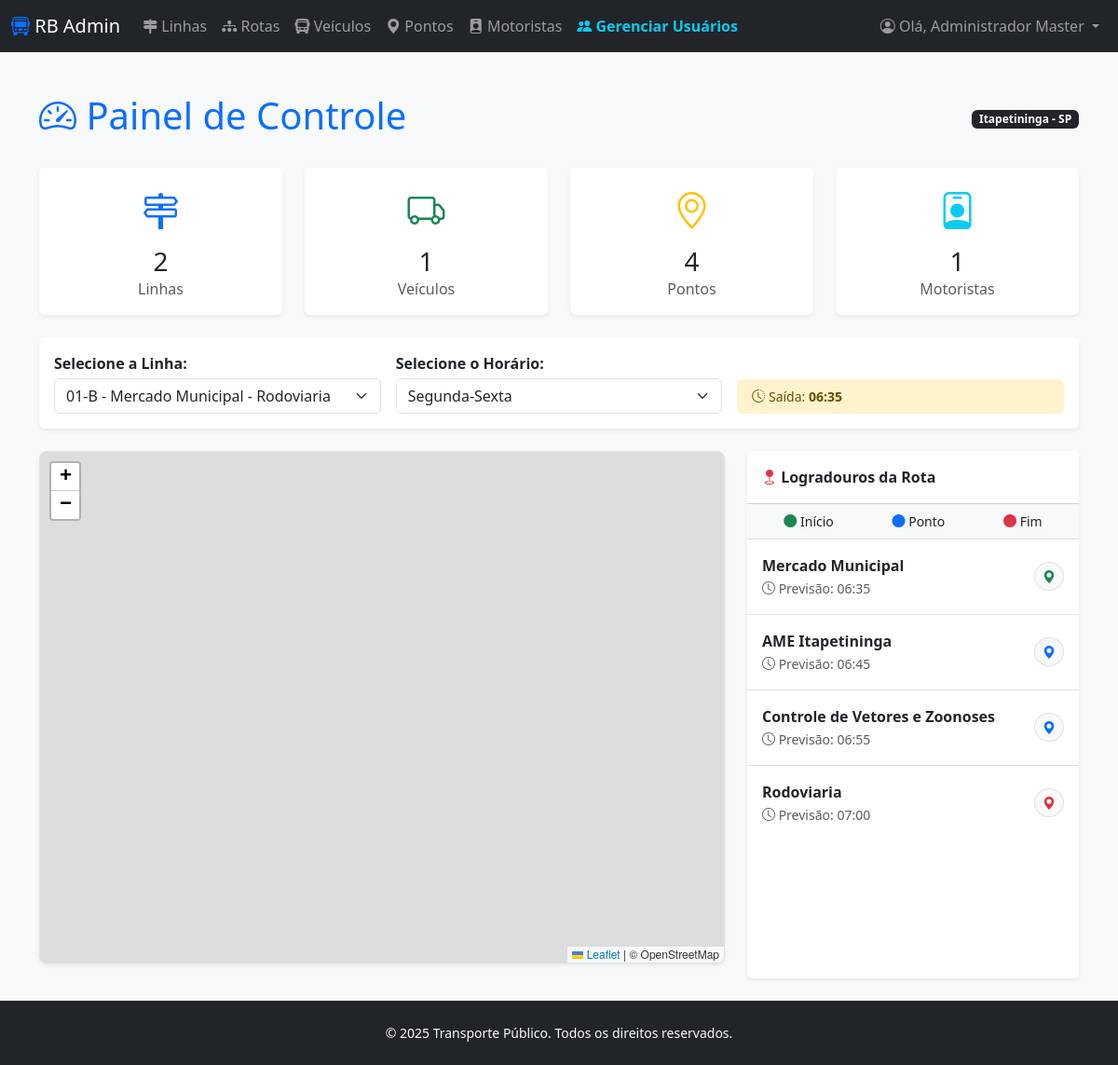
/admin/adm_options.php (signed in), run on the app's committed database.
### tables this page shows
CREATE TABLE tbhorario_programados (
    id_horario INT PRIMARY KEY AUTO_INCREMENT,
    id_linha INT NOT NULL,
    dia_semana VARCHAR(50) NOT NULL,  
    horario_partida TIME NOT NULL,
    FOREIGN KEY (id_linha) REFERENCES tblinhas(id_linha) ON DELETE CASCADE
);

CREATE TABLE tbrotas (
    id_rota INT PRIMARY KEY AUTO_INCREMENT,
    id_linha INT NOT NULL,   
    id_horario INT NOT NULL, 
    id_ponto INT NOT NULL,  
    ordem INT NOT NULL,     
    
    horario_previsto TIME DEFAULT NULL,  
    tipo_ponto VARCHAR(20) DEFAULT 'meio',  

     
    FOREIGN KEY (id_linha) REFERENCES tblinhas(id_linha) ON DELETE CASCADE,
    FOREIGN KEY (id_horario) REFERENCES tbhorario_programados(id_horario) ON DELETE CASCADE,
    FOREIGN KEY (id_ponto) REFERENCES tbpontos(id_ponto) ON DELETE CASCADE
);

CREATE TABLE tbpontos (
    id_ponto INT PRIMARY KEY AUTO_INCREMENT,
    nome VARCHAR(100) NOT NULL,
    latitude DECIMAL(10,6) NOT NULL,
    longitude DECIMAL(10,6) NOT NULL
);

### admin/page_inicial_adm.php (the view, shortened to what this page needs)
<?php
require_once ('../connections/db_connect.php');
function queryValue($conn, $sql) {
    $res = $conn->query($sql);
    return ($res) ? ($res->fetch_assoc()['t'] ?? 0) : 0;
}
$stats = [
    'linhas'            => queryValue($conn, "SELECT COUNT(*) AS t FROM tblinhas"),
    'veiculos_ativos'   => queryValue($conn, "SELECT COUNT(*) AS t FROM tbveiculos"),
    'pontos'            => queryValue($conn, "SELECT COUNT(*) AS t FROM tbpontos"),
    'motoristas_ativos' => queryValue($conn, "SELECT COUNT(*) AS t FROM tbmotoristas"),
];
$resLinhas = $conn->query("SELECT id_linha, codigo, nome FROM tblinhas ORDER BY nome");
$linhas = $resLinhas->fetch_all(MYSQLI_ASSOC);
$id_selecionado = isset($_GET['linha']) ? int_param($_GET['linha']) : (isset($linhas[0]) ? $linhas[0]['id_linha'] : 0);
$horarios_disponiveis = [];
$id_horario_atual = isset($_GET['horario']) ? int_param($_GET['horario']) : 0;
$pontosArray = [];
$info_horario_selecionado = null;
if ($id_selecionado > 0) {
    $sqlTodosHorarios = "SELECT id_horario, horario_partida, dia_semana
                         FROM tbhorario_programados
                         WHERE id_linha = ?
                         ORDER BY horario_partida ASC";
    $stmtH = $conn->prepare($sqlTodosHorarios);
    $stmtH->bind_param("i", $id_selecionado);
    $stmtH->execute();
    $horarios_disponiveis = $stmtH->get_result()->fetch_all(MYSQLI_ASSOC);
    if ($id_horario_atual == 0 && !empty($horarios_disponiveis)) {
        $id_horario_atual = $horarios_disponiveis[0]['id_horario'];
    }
    if ($id_horario_atual > 0) {
        foreach($horarios_disponiveis as $h) {
            if($h['id_horario'] == $id_horario_atual) {
                $info_horario_selecionado = $h;
                break;
            }
        }
        $sqlRota = "SELECT p.nome, p.latitude, p.longitude, r.tipo_ponto, r.horario_previsto
                    FROM tbrotas r
                    JOIN tbpontos p ON r.id_ponto = p.id_ponto
                    WHERE r.id_horario = ?
                    ORDER BY r.ordem ASC";
        $stmt = $conn->prepare($sqlRota);
        $stmt->bind_param("i", $id_horario_atual);
        $stmt->execute();
        $pontosArray = $stmt->get_result()->fetch_all(MYSQLI_ASSOC);
    }
}
?>
<!DOCTYPE html>
<html lang="pt-br">
<head>
    <link rel="stylesheet" href="../css/meu_estilo.css">
    <link rel="stylesheet" href="../css/bootstrap.css">
    <link rel="stylesheet" href="../css/bootstrap-icons.css">
    <link rel="stylesheet" href="https://unpkg.com/leaflet@1.9.4/dist/leaflet.css" />
</head>
<body class="bg-light">
<main class="container py-4">
    <div class="d-flex justify-content-between align-items-center mb-4">
        <h1 class="text-primary"><i class="bi bi-speedometer2 text-primary"></i> Painel de Controle</h1>
        <span class="badge bg-dark">Itapetininga - SP</span>
    </div>
    <div class="row g-4 mb-4">
        <?php
        $cards = [
            ['Linhas', $stats['linhas'], 'bi-signpost-2', 'primary'],
            ['Veículos', $stats['veiculos_ativos'], 'bi-truck', 'success'],
            ['Pontos', $stats['pontos'], 'bi-geo-alt', 'warning'],
            ['Motoristas', $stats['motoristas_ativos'], 'bi-person-badge', 'info']
        ];
        foreach($cards as $card): ?>
        <div class="col-sm-6 col-xl-3">
            <div class="card border-0 shadow-sm h-100">
                <div class="card-body text-center">
                    <i class="bi <?= $card[2] ?> fs-1 text-<?= $card[3] ?>"></i>
                    <h3 class="mt-2 mb-0"><?= $card[1] ?></h3>
                    <p class="text-muted mb-0"><?= $card[0] ?></p>
                </div>
            </div>
        </div>
        <?php endforeach; ?>
    </div>
    <div class="card mb-4 border-0 shadow-sm">
        <div class="card-body">
            <form method="GET" id="formFiltro" class="row g-3 align-items-end">
                <div class="col-md-4">
                    <label class="fw-bold mb-1">Selecione a Linha:</label>
                    <select name="linha" class="form-select" onchange="document.getElementById('horario_select').value=''; this.form.submit()">
                        <?php foreach ($linhas as $l): ?>
                            <option value="<?= $l['id_linha'] ?>" <?= $l['id_linha'] == $id_selecionado ? 'selected' : '' ?>>
                                <?= $l['codigo'] ?> - <?= $l['nome'] ?>
                            </option>
                        <?php endforeach; ?>
                    </select>
                </div>
                <div class="col-md-4">
                    <label class="fw-bold mb-1">Selecione o Horário:</label>
                    <select name="horario" id="horario_select" class="form-select" onchange="this.form.submit()">
                        <?php if (empty($horarios_disponiveis)): ?>
                            <option value="">Nenhum horário cadastrado</option>
                        <?php else: ?>
                            <?php foreach ($horarios_disponiveis as $h): ?>
                                <option value="<?= $h['id_horario'] ?>" <?= $h['id_horario'] == $id_horario_atual ? 'selected' : '' ?>>
                                    <?= ucfirst($h['dia_semana']) ?>
                                </option>
                            <?php endforeach; ?>
                        <?php endif; ?>
                    </select>
                </div>
                <?php if($info_horario_selecionado): ?>
                    <div class="col-md-4">
                        <div class="alert alert-warning m-0 py-2 small border-0">
                             <i class="bi bi-clock-history"></i> Saída: <strong><?= substr($info_horario_selecionado['horario_partida'], 0, 5) ?></strong>
                        </div>
                    </div>
                <?php endif; ?>
            </form>
        </div>
    </div>
    <div class="row g-4">
        <div class="col-lg-8">
            <div id="map" class="shadow-sm border"></div>
        </div>
        <div class="col-lg-4">
            <div class="card border-0 shadow-sm h-100">
                <div class="card-header bg-white fw-bold py-3">
                    <i class="bi bi-geo-fill text-danger"></i> Logradouros da Rota
                </div>
                <div class="p-2 bg-light border-bottom small d-flex justify-content-around">
                    <span><i class="bi bi-circle-fill text-success"></i> Início</span>
                    <span><i class="bi bi-circle-fill text-primary"></i> Ponto</span>
                    <span><i class="bi bi-circle-fill text-danger"></i> Fim</span>
                </div>
                <div class="scroll-lista">
                    <ul class="list-group list-group-flush">
                        <?php if (empty($pontosArray)): ?>
                            <li class="list-group-item text-center py-5 text-muted">
                                Nenhuma rota ou ponto cadastrado para este horário.
                                <br><small>Vincule pontos a este horário no painel administrativo.</small>
                            </li>
                        <?php else: ?>
                            <?php foreach ($pontosArray as $p):
                                $tipo = trim(strtolower($p['tipo_ponto']));
                                $classeBorda = 'border-meio';
                                $corIcone = 'text-primary';
                                if($tipo == 'inicio') { $classeBorda = 'border-inicio'; $corIcone = 'text-success'; }
                                if($tipo == 'fim') { $classeBorda = 'border-fim'; $corIcone = 'text-danger'; }
                            ?>
                            <li class="list-group-item py-3 <?= $classeBorda ?>">
                                <div class="d-flex justify-content-between align-items-center">
                                    <div>
                                        <div class="fw-bold text-dark"><?= htmlspecialchars($p['nome']) ?></div>
                                        <?php if(!empty($p['horario_previsto'])): ?>
                                            <small class="text-muted"><i class="bi bi-clock"></i> Previsão: <?= substr($p['horario_previsto'], 0, 5) ?></small>
                                        <?php endif; ?>
                                    </div>
                                    <button class="btn btn-sm btn-light border rounded-circle"
                                            onclick="focarNoPonto(<?= $p['latitude'] ?>, <?= $p['longitude'] ?>, '<?= addslashes($p['nome']) ?>')">
                                        <i class="bi bi-geo-alt-fill <?= $corIcone ?>"></i>
                                    </button>
                                </div>
                            </li>
                            <?php endforeach; ?>
                        <?php endif; ?>
                    </ul>
                </div>
            </div>
        </div>
    </div>
</main>
</body>
</html>

### css/meu_estilo.css (style rules this page uses)
:root { --cor-primaria: #1e3c72; --cor-fundo: #f4f7f6; }
body { background-color: #f4f7f6; font-family: 'Segoe UI', Tahoma, Geneva, Verdana, sans-serif; }
#map { height: 550px; width: 100%; border-radius: 8px; box-shadow: 0 4px 12px rgba(0,0,0,0.1); }
.scroll-lista { max-height: 480px; overflow-y: auto; }

### admin/page_inicial_adm.php (style rules this page uses)
#map { height: 500px; width: 100%; border-radius: 8px; z-index: 1; }
.scroll-lista { max-height: 440px; overflow-y: auto; }
.list-group-item { border-left: 4px solid transparent; transition: 0.2s; }
.border-inicio { border-left-color: #198754 !important; }
.border-meio { border-left-color: #0d6efd !important; }
.border-fim { border-left-color: #dc3545 !important; }

### data on the page
tbhorario_programados: horario_partida "06:35"
tbrotas: id_ponto.nome "Mercado Municipal", horario_previsto "06:35"
tbrotas: id_ponto.nome "AME Itapetininga", horario_previsto "06:45"
tbrotas: id_ponto.nome "Controle de Vetores e Zoonoses", horario_previsto "06:55"
tbrotas: id_ponto.nome "Rodoviaria", horario_previsto "07:00"

### other printed values
$_SESSION['nome_usuario'] "Administrador Master"
$card[1] "2"
$card[0] "Linhas"
$card[1] "1"
$card[0] "Veículos"
$card[1] "4"
$card[0] "Pontos"
$card[0] "Motoristas"
form field linha "01-B - Mercado Municipal - Rodoviaria"
form field horario "Segunda-Sexta"
